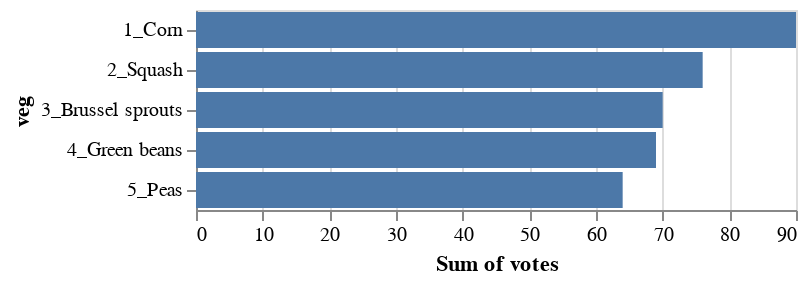

Notebook source saved alongside this figure:
### Markdown cell above
## Comparing summed levels with Stacked bars

Stacked bars might be a reasonable visual representation if part of the main story is the overall sums within vegetables. First let's start with just the sums of votes.

**We can just put the sum() aggregation function in quotes around the field we want to aggregate!**

### Code cell
alt.Chart(df).mark_bar().encode(
    x = 'sum(votes):Q',
    y = 'veg:N'
)

### Figure 1 — Vega-Lite specification as saved in the notebook (floating-point values rounded to 4 significant figures)
{"config": {"view": {"continuousWidth": 300, "continuousHeight": 300}}, "data": {"name": "data-39f9d319c3f1fa0701a2f2e8a04001de"}, "mark": {"type": "bar"}, "encoding": {"x": {"aggregate": "sum", "field": "votes", "type": "quantitative"}, "y": {"field": "veg", "type": "nominal"}}, "$schema": "https://vega.github.io/schema/vega-lite/v5.8.0.json", "datasets": {"data-39f9d319c3f1fa0701a2f2e8a04001de": [{"veg": "1_Corn", "trait": "1_Green", "votes": 6}, {"veg": "2_Squash", "trait": "1_Green", "votes": 8}, {"veg": "3_Brussel sprouts", "trait": "1_Green", "votes": 10}, {"veg": "4_Green beans", "trait": "1_Green", "votes": 20}, {"veg": "5_Peas", "trait": "1_Green", "votes": 23}, {"veg": "1_Corn", "trait": "2_Yellow", "votes": 29}, {"veg": "2_Squash", "trait": "2_Yellow", "votes": 27}, {"veg": "3_Brussel sprouts", "trait": "2_Yellow", "votes": 21}, {"veg": "4_Green beans", "trait": "2_Yellow", "votes": 17}, {"veg": "5_Peas", "trait": "2_Yellow", "votes": 5}, {"veg": "1_Corn", "trait": "3_Cheap", "votes": 18}, {"veg": "2_Squash", "trait": "3_Cheap", "votes": 17}, {"veg": "3_Brussel sprouts", "trait": "3_Cheap", "votes": 16}, {"veg": "4_Green beans", "trait": "3_Cheap", "votes": 16}, {"veg": "5_Peas", "trait": "3_Cheap", "votes": 15}, {"veg": "1_Corn", "trait": "4_Tasty", "votes": 30}, {"veg": "2_Squash", "trait": "4_Tasty", "votes": 13}, {"veg": "3_Brussel sprouts", "trait": "4_Tasty", "votes": 4}, {"veg": "4_Green beans", "trait": "4_Tasty", "votes": 9}, {"veg": "5_Peas", "trait": "4_Tasty", "votes": 19}, {"veg": "1_Corn", "trait": "5_Gross", "votes": 7}, {"veg": "2_Squash", "trait": "5_Gross", "votes": 11}, {"veg": "3_Brussel sprouts", "trait": "5_Gross", "votes": 19}, {"veg": "4_Green beans", "trait": "5_Gross", "votes": 7}, {"veg": "5_Peas", "trait": "5_Gross", "votes": 2}]}}
